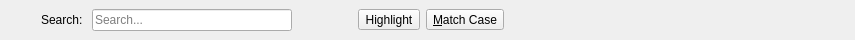
<?xml version="1.0" encoding="UTF-8"?>
<ui version="4.0">
 <class>SearchToolbar</class>
 <widget class="QWidget" name="SearchToolbar">
  <property name="geometry">
   <rect>
    <x>0</x>
    <y>0</y>
    <width>855</width>
    <height>40</height>
   </rect>
  </property>
  <layout class="QHBoxLayout" name="horizontalLayout">
   <property name="topMargin">
    <number>4</number>
   </property>
   <property name="bottomMargin">
    <number>4</number>
   </property>
   <item>
    <widget class="MacToolButton" name="closeButton">
     <property name="sizePolicy">
      <sizepolicy hsizetype="Fixed" vsizetype="Fixed">
       <horstretch>0</horstretch>
       <verstretch>0</verstretch>
      </sizepolicy>
     </property>
     <property name="autoRaise">
      <bool>true</bool>
     </property>
    </widget>
   </item>
   <item>
    <widget class="QLabel" name="label">
     <property name="text">
      <string>Search: </string>
     </property>
    </widget>
   </item>
   <item>
    <widget class="FocusSelectLineEdit" name="lineEdit">
     <property name="minimumSize">
      <size>
       <width>100</width>
       <height>0</height>
      </size>
     </property>
     <property name="maximumSize">
      <size>
       <width>200</width>
       <height>16777215</height>
      </size>
     </property>
     <property name="placeholderText">
      <string>Search...</string>
     </property>
    </widget>
   </item>
   <item>
    <widget class="MacToolButton" name="previous">
     <property name="sizePolicy">
      <sizepolicy hsizetype="Fixed" vsizetype="Fixed">
       <horstretch>0</horstretch>
       <verstretch>0</verstretch>
      </sizepolicy>
     </property>
     <property name="autoRaise">
      <bool>true</bool>
     </property>
    </widget>
   </item>
   <item>
    <widget class="MacToolButton" name="next">
     <property name="sizePolicy">
      <sizepolicy hsizetype="Fixed" vsizetype="Fixed">
       <horstretch>0</horstretch>
       <verstretch>0</verstretch>
      </sizepolicy>
     </property>
     <property name="autoRaise">
      <bool>true</bool>
     </property>
    </widget>
   </item>
   <item>
    <widget class="MacToolButton" name="highligh">
     <property name="text">
      <string>Highlight</string>
     </property>
     <property name="checkable">
      <bool>true</bool>
     </property>
    </widget>
   </item>
   <item>
    <widget class="MacToolButton" name="caseSensitive">
     <property name="text">
      <string>&amp;Match Case</string>
     </property>
     <property name="checkable">
      <bool>true</bool>
     </property>
    </widget>
   </item>
   <item>
    <widget class="QLabel" name="results">
     <property name="text">
      <string/>
     </property>
    </widget>
   </item>
   <item>
    <spacer name="horizontalSpacer">
     <property name="orientation">
      <enum>Qt::Horizontal</enum>
     </property>
     <property name="sizeHint" stdset="0">
      <size>
       <width>5</width>
       <height>1</height>
      </size>
     </property>
    </spacer>
   </item>
  </layout>
 </widget>
 <customwidgets>
  <customwidget>
   <class>FocusSelectLineEdit</class>
   <extends>QLineEdit</extends>
   <header>focusselectlineedit.h</header>
  </customwidget>
  <customwidget>
   <class>MacToolButton</class>
   <extends>QToolButton</extends>
   <header>mactoolbutton.h</header>
  </customwidget>
 </customwidgets>
 <resources/>
 <connections/>
</ui>
